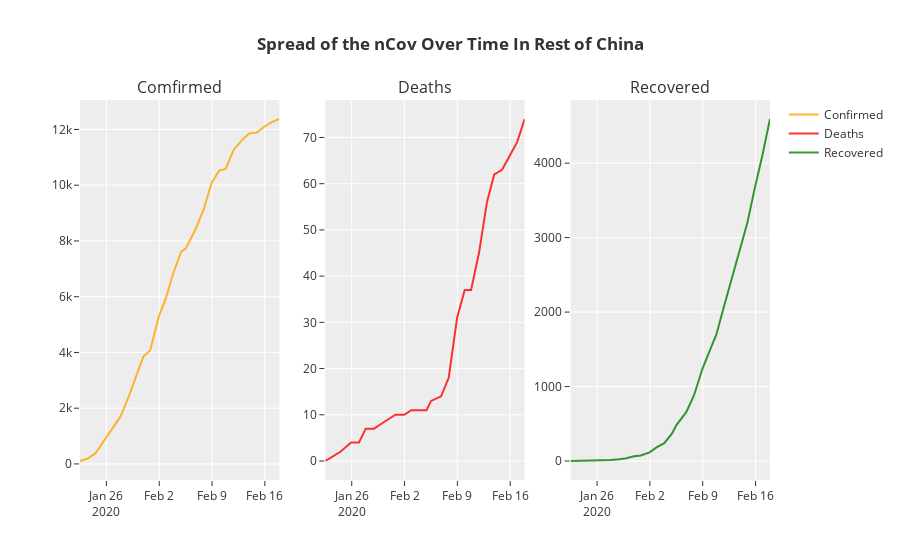

Notebook cell for this chart:
### Markdown cell above
## Rest of China (Excluding Hubei) - Spread Over Time

### Code cell
plot = make_subplots(rows=1, cols=3, subplot_titles=("Comfirmed", "Deaths", "Recovered"))

# to plot the spread over time, we would need the data distribution spread over time starting from 22nd Jan 2020
# so we will extract the sub-set from the original data.
chinese_data_over_time = nCoV_data[(nCoV_data['Country'] == 'China') & (nCoV_data['State'] != 'Hubei')]
chinese_data_over_time = chinese_data_over_time.groupby('Date')['Confirmed','Deaths','Recovered'].sum().reset_index()

subPlot1 = go.Scatter(
                x=chinese_data_over_time['Date'],
                y=chinese_data_over_time['Confirmed'],
                name="Confirmed",
                line_color='orange',
                opacity=0.8)

subPlot2 = go.Scatter(
                x=chinese_data_over_time['Date'],
                y=chinese_data_over_time['Deaths'],
                name="Deaths",
                line_color='red',
                opacity=0.8)

subPlot3 = go.Scatter(
                x=chinese_data_over_time['Date'],
                y=chinese_data_over_time['Recovered'],
                name="Recovered",
                line_color='green',
                opacity=0.8)

plot.append_trace(subPlot1, 1, 1)
plot.append_trace(subPlot2, 1, 2)
plot.append_trace(subPlot3, 1, 3)
plot.update_layout(template="ggplot2", title_text = '<b>Spread of the nCov Over Time In Rest of China</b>')

plot.show()

### Figure 1 — Plotly figure (JSON) as saved in the notebook; plotly's stock layout.template omitted (floating-point values rounded to 4 significant figures)
{"data": [{"line": {"color": "orange"}, "name": "Confirmed", "opacity": 0.8, "type": "scatter", "x": ["2020-01-22T12:00:00", "2020-01-23T12:00:00", "2020-01-24T12:00:00", "2020-01-25T22:00:00", "2020-01-26T23:00:00", "2020-01-27T20:30:00", "2020-01-28T23:00:00", "2020-01-29T21:00:00", "2020-01-30T21:30:00", "2020-01-31T19:00:00", "2020-02-01T23:00:00", "2020-02-02T21:00:00", "2020-02-03T21:40:00", "2020-02-04T22:00:00", "2020-02-05T12:20:00", "2020-02-06T20:05:00", "2020-02-07T20:24:00", "2020-02-08T23:04:00", "2020-02-09T23:20:00", "2020-02-10T19:30:00", "2020-02-11T20:44:00", "2020-02-12T22:00:00", "2020-02-13T21:15:00", "2020-02-14T22:00:00", "2020-02-15T22:00:00", "2020-02-16T22:00:00", "2020-02-17T22:00:00"], "xaxis": "x", "y": [105.0, 195.0, 367.0, 927.0, 1314.0, 1695.0, 2416.0, 3092.0, 3852.0, 4068.0, 5301.0, 5937.0, 6878.0, 7612.0, 7727.0, 8429.0, 9103.0, 10100.0, 10530.0, 10580.0, 11280.0, 11600.0, 11860.0, 11890.0, 12100.0, 12260.0, 12380.0], "yaxis": "y"}, {"line": {"color": "red"}, "name": "Deaths", "opacity": 0.8, "type": "scatter", "x": ["2020-01-22T12:00:00", "2020-01-23T12:00:00", "2020-01-24T12:00:00", "2020-01-25T22:00:00", "2020-01-26T23:00:00", "2020-01-27T20:30:00", "2020-01-28T23:00:00", "2020-01-29T21:00:00", "2020-01-30T21:30:00", "2020-01-31T19:00:00", "2020-02-01T23:00:00", "2020-02-02T21:00:00", "2020-02-03T21:40:00", "2020-02-04T22:00:00", "2020-02-05T12:20:00", "2020-02-06T20:05:00", "2020-02-07T20:24:00", "2020-02-08T23:04:00", "2020-02-09T23:20:00", "2020-02-10T19:30:00", "2020-02-11T20:44:00", "2020-02-12T22:00:00", "2020-02-13T21:15:00", "2020-02-14T22:00:00", "2020-02-15T22:00:00", "2020-02-16T22:00:00", "2020-02-17T22:00:00"], "xaxis": "x2", "y": [0.0, 1.0, 2.0, 4.0, 4.0, 7.0, 7.0, 8.0, 9.0, 10.0, 10.0, 11.0, 11.0, 11.0, 13.0, 14.0, 18.0, 31.0, 37.0, 37.0, 45.0, 56.0, 62.0, 63.0, 66.0, 69.0, 74.0], "yaxis": "y2"}, {"line": {"color": "green"}, "name": "Recovered", "opacity": 0.8, "type": "scatter", "x": ["2020-01-22T12:00:00", "2020-01-23T12:00:00", "2020-01-24T12:00:00", "2020-01-25T22:00:00", "2020-01-26T23:00:00", "2020-01-27T20:30:00", "2020-01-28T23:00:00", "2020-01-29T21:00:00", "2020-01-30T21:30:00", "2020-01-31T19:00:00", "2020-02-01T23:00:00", "2020-02-02T21:00:00", "2020-02-03T21:40:00", "2020-02-04T22:00:00", "2020-02-05T12:20:00", "2020-02-06T20:05:00", "2020-02-07T20:24:00", "2020-02-08T23:04:00", "2020-02-09T23:20:00", "2020-02-10T19:30:00", "2020-02-11T20:44:00", "2020-02-12T22:00:00", "2020-02-13T21:15:00", "2020-02-14T22:00:00", "2020-02-15T22:00:00", "2020-02-16T22:00:00", "2020-02-17T22:00:00"], "xaxis": "x3", "y": [0.0, 2.0, 5.0, 7.0, 7.0, 13.0, 24.0, 37.0, 63.0, 73.0, 116.0, 183.0, 239.0, 368.0, 482.0, 659.0, 883.0, 1238.0, 1491.0, 1699.0, 2091.0, 2474.0, 2851.0, 3199.0, 3671.0, 4109.0, 4593.0], "yaxis": "y3"}], "layout": {"annotations": [{"font": {"size": 16}, "showarrow": false, "text": "Comfirmed", "x": 0.1444, "xanchor": "center", "xref": "paper", "y": 1.0, "yanchor": "bottom", "yref": "paper"}, {"font": {"size": 16}, "showarrow": false, "text": "Deaths", "x": 0.5, "xanchor": "center", "xref": "paper", "y": 1.0, "yanchor": "bottom", "yref": "paper"}, {"font": {"size": 16}, "showarrow": false, "text": "Recovered", "x": 0.8556, "xanchor": "center", "xref": "paper", "y": 1.0, "yanchor": "bottom", "yref": "paper"}], "title": {"text": "<b>Spread of the nCov Over Time In Rest of China</b>"}, "xaxis": {"anchor": "y", "domain": [0.0, 0.2889]}, "xaxis2": {"anchor": "y2", "domain": [0.3556, 0.6444]}, "xaxis3": {"anchor": "y3", "domain": [0.7111, 1.0]}, "yaxis": {"anchor": "x", "domain": [0.0, 1.0]}, "yaxis2": {"anchor": "x2", "domain": [0.0, 1.0]}, "yaxis3": {"anchor": "x3", "domain": [0.0, 1.0]}}}
